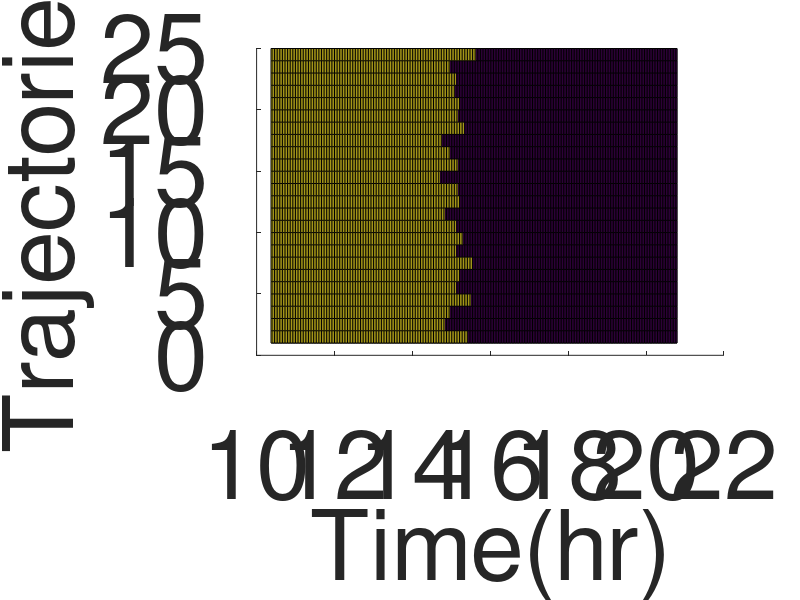

This figure's MATLAB source:
clc
clear all
close all
N=25;
N1=250;
N2=500;

figure(1)

load('DAF1AC1_15_11_16_D95_Turn_Lin42_b3_1000xs_2025_01_07_Lin42_gx1.mat')


load('DAF1AC0_15_11_16_D95_t_Lin42_b3_1000xs_2025_01_07_Lin42_gx5.mat')

numbertest=100;


Turn=Unc5_SS_Wt_dist_turn_Noturn
Turn2=Turn(numbertest+1:numbertest+N, N1:N2)
Turn2=Turn(numbertest+1:numbertest+N, N1:N2)

mat=size(Turn2);
y = linspace(1,mat(1),N);
x=t(N1: N2);
z=Turn(numbertest+1: numbertest+N, N1: N2);
[X,Y]=meshgrid(x,y);
hold on;
pcolor(x, y,z);
pcolor(x, y,z);

%colormap summer; 
%colorbar
 
set(gca,'FontSize',70)
x_label=xlabel('Time(hr)'); set(x_label,'FontSize',70);
y_label=ylabel('Trajectories'); set(y_label,'FontSize',70);
